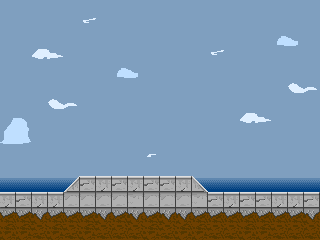

Below is a game level as drawn by its tile map, then a one-line description and the .tmx that defines it (tile-layer data replaced by summaries):
An orthogonal 20x15 tile map with 16x16 px tiles, 2 tile layers (background, yuka), 2 tilesets.

<map version="1.0" orientation="orthogonal" renderorder="left-down" width="20" height="15" tilewidth="16" tileheight="16" nextobjectid="1">
 <tileset firstgid="1" name="mapchip_01" tilewidth="16" tileheight="16">
  <image source="mapchip_01.png" width="64" height="64" />
 </tileset>
 <tileset firstgid="17" name="mapchip_00" tilewidth="16" tileheight="16">
  <image source="mapchip_00.png" width="64" height="64" />
 </tileset>
 <layer name="background" width="20" height="15">
  <data>[300 cells, 300 non-empty, 14 distinct tile ids]</data>
 </layer>
 <layer name="yuka" width="20" height="15">
  <data>[300 cells, 69 non-empty, 10 distinct tile ids]</data>
 </layer>
</map>